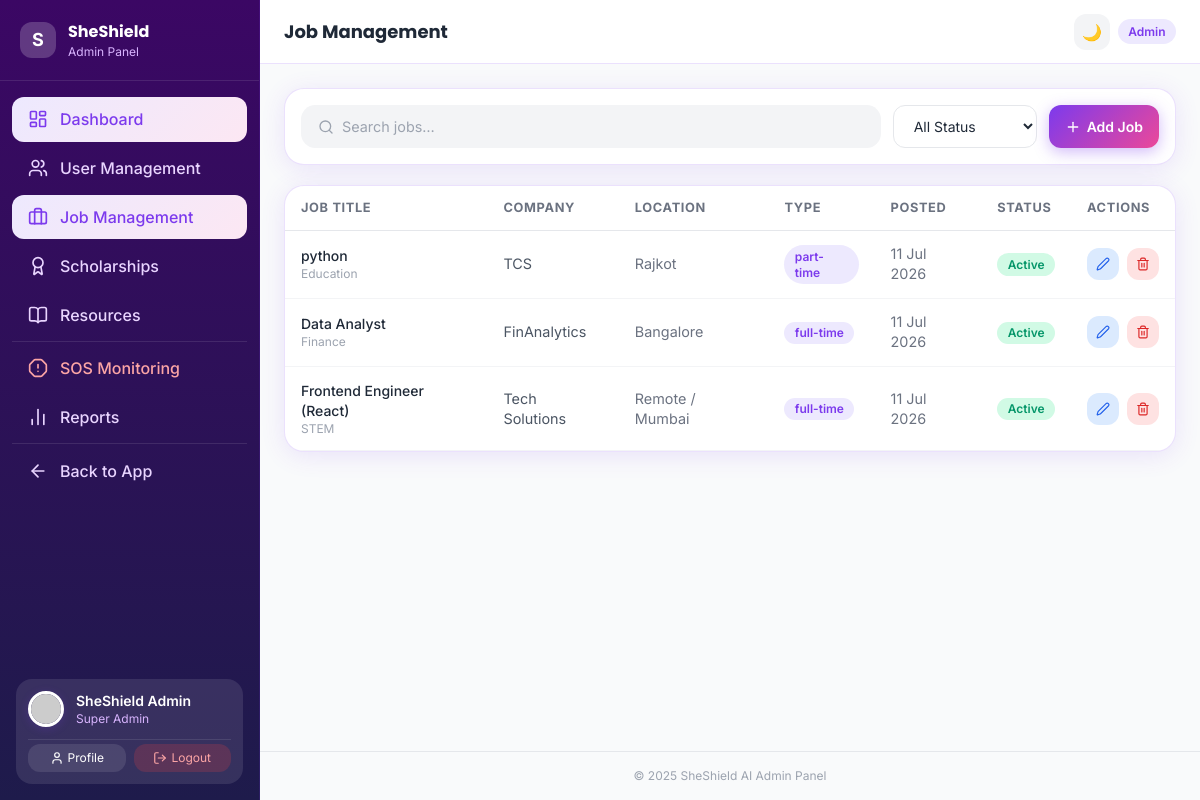
Screenshot of /adminpanel/jobs/ (signed in) with the database file from the repository.
### core/models.py (models this page shows, shortened)
class User(AbstractUser):
    ROLE_CHOICES = [
        ('user', 'User'),
        ('mentor', 'Mentor'),
        ('admin', 'Admin'),
    ]
    role = models.CharField(max_length=10, choices=ROLE_CHOICES, default='user')
    phone = models.CharField(max_length=15, blank=True)
    date_of_birth = models.DateField(null=True, blank=True)
    city = models.CharField(max_length=100, blank=True)
    bio = models.TextField(blank=True)
    profile_photo = models.ImageField(upload_to='profiles/', null=True, blank=True)
    resume = models.FileField(upload_to='resumes/', null=True, blank=True)
    safety_score = models.IntegerField(default=85)
    is_location_sharing = models.BooleanField(default=True)
    created_at = models.DateTimeField(auto_now_add=True)
    @property
    def dob(self):
        return self.date_of_birth

class Job(models.Model):
    JOB_TYPE_CHOICES = [
        ('full-time', 'Full-time'), ('part-time', 'Part-time'),
        ('remote', 'Remote'), ('contract', 'Contract'), ('internship', 'Internship'),
    ]
    title = models.CharField(max_length=200)
    company = models.CharField(max_length=200)
    location = models.CharField(max_length=200)
    salary = models.CharField(max_length=100, blank=True)
    description = models.TextField()
    category = models.CharField(max_length=100)
    type = models.CharField(max_length=20, choices=JOB_TYPE_CHOICES, default='full-time')
    experience = models.CharField(max_length=50, blank=True)
    is_women_friendly = models.BooleanField(default=True)
    is_active = models.BooleanField(default=True)
    company_logo = models.CharField(max_length=10, default='💼')
    deadline = models.DateField(null=True, blank=True)
    posted_at = models.DateTimeField(auto_now_add=True)
    applicants = models.IntegerField(default=0)

### adminpanel/views.py (the view, shortened to what this page needs)
# urls.py: path('adminpanel/jobs/', views.admin_jobs_view, name='admin_jobs'),
@login_required
@user_passes_test(is_admin)
def admin_jobs_view(request):
    jobs = Job.objects.all().order_by('-posted_at')
    return render(request, 'admin/admin_jobs.html', {'jobs': jobs})

### adminpanel/views.py (called while the page is built)
def is_admin(user):
    return user.is_authenticated and (user.is_staff or user.role == 'admin')

### core/context_processors.py (called while the page is built)
def notifications_processor(request):
    if request.user.is_authenticated:
        recent = request.user.notifications.all().order_by('-created_at')[:5]
        unread = request.user.notifications.filter(is_read=False).count()
        return {
            'recent_notifications': recent,
            'unread_notifications_count': unread,
        }
    return {
        'recent_notifications': [],
        'unread_notifications_count': 0,
    }

### templates/admin/admin_jobs.html (shortened to what this page needs)
{% extends 'layouts/admin_layout.html' %}
{% load static %}
{% block page_title %}Job Management{% endblock %}
{% block content %}
<div class="space-y-5">
  <div class="card p-4 flex flex-col sm:flex-row gap-3">
    <div class="search-bar flex-1"><i data-lucide="search" class="w-4 h-4 text-gray-400"></i><input id="jobSearch" type="search" placeholder="Search jobs…"/></div>
    <select class="form-input w-full sm:w-36 text-sm" id="jobStatusFilter">
      <option value="">All Status</option><option value="active">Active</option><option value="expired">Expired</option>
    </select>
    <button class="btn-primary text-sm py-2 px-4 flex items-center gap-1.5" data-modal-open="addJobModal">
      <i data-lucide="plus" class="w-4 h-4"></i> Add Job
    </button>
  </div>
  <div class="card overflow-hidden">
    <div class="overflow-x-auto">
      <table class="data-table">
        <thead><tr><th>Job Title</th><th>Company</th><th>Location</th><th>Type</th><th>Posted</th><th>Status</th><th>Actions</th></tr></thead>
        <tbody id="jobTableBody">
          {% for job in jobs %}
          <tr class="job-row" data-id="{{ job.id }}" data-status="{% if job.is_active %}active{% else %}expired{% endif %}">
            <td><p class="font-medium text-sm">{{ job.title }}</p><p class="text-xs text-gray-400">{{ job.category }}</p></td>
            <td class="text-sm text-gray-600 dark:text-gray-400">{{ job.company }}</td>
            <td class="text-sm text-gray-500">{{ job.location }}</td>
            <td><span class="badge badge-purple text-xs">{{ job.type }}</span></td>
            <td class="text-sm text-gray-500">{{ job.posted_at|date:'d M Y' }}</td>
            <td><span class="badge {% if job.is_active %}badge-green{% else %}badge-red{% endif %} text-xs">{% if job.is_active %}Active{% else %}Expired{% endif %}</span></td>
            <td><div class="flex gap-2">
              <button class="w-8 h-8 rounded-xl bg-blue-100 flex items-center justify-center text-blue-600 hover:bg-blue-200 transition" data-id="{{ job.id }}" data-action="edit" title="Edit Job"><i data-lucide="edit-2" class="w-3.5 h-3.5"></i></button>
              <button class="w-8 h-8 rounded-xl bg-red-100 flex items-center justify-center text-red-600 hover:bg-red-200 transition" data-id="{{ job.id }}" data-action="delete" title="Delete Job"><i data-lucide="trash-2" class="w-3.5 h-3.5"></i></button>
            </div></td>
          </tr>
          {% empty %}
          <tr><td colspan="7" class="text-center py-8 text-gray-400">No jobs found. Add your first job using the button above.</td></tr>
          {% endfor %}
        </tbody>
      </table>
    </div>
  </div>
</div>
{% endblock %}

### templates/layouts/admin_layout.html (shortened to what this page needs)
{% load static %}
<!DOCTYPE html>
{% load static %}
<html lang="en" class="">
<head>
  <script src="https://cdn.tailwindcss.com"></script>
  <link rel="stylesheet" href="{% static 'css/custom.css' %}"/>
</head>
<body class="bg-gray-50 dark:bg-[#0A0612] min-h-screen">
  <aside id="sidebar" class="sidebar flex flex-col" style="background:linear-gradient(180deg,#3B0764,#1E1B4B);">
    <div class="flex items-center gap-3 px-5 py-5 border-b border-white/10">
      <div class="w-9 h-9 rounded-xl bg-white/20 flex items-center justify-center"><span class="text-white font-bold text-lg">S</span></div>
      <div><p class="font-display font-bold text-white">SheShield</p><p class="text-xs text-purple-300">Admin Panel</p></div>
    </div>
    <nav class="flex-1 px-3 py-4 space-y-1 overflow-y-auto">
      <a href="{% url 'admin_dashboard' %}" class="sidebar-link text-purple-200 hover:text-white hover:bg-white/10" id="adminNav1">
        <i data-lucide="layout-dashboard" class="icon"></i><span>Dashboard</span>
      </a>
      <a href="{% url 'admin_users' %}" class="sidebar-link text-purple-200 hover:text-white hover:bg-white/10">
        <i data-lucide="users" class="icon"></i><span>User Management</span>
      </a>
      <a href="{% url 'admin_jobs' %}" class="sidebar-link text-purple-200 hover:text-white hover:bg-white/10">
        <i data-lucide="briefcase" class="icon"></i><span>Job Management</span>
      </a>
      <a href="{% url 'admin_scholarships' %}" class="sidebar-link text-purple-200 hover:text-white hover:bg-white/10">
        <i data-lucide="award" class="icon"></i><span>Scholarships</span>
      </a>
      <a href="{% url 'admin_resources' %}" class="sidebar-link text-purple-200 hover:text-white hover:bg-white/10">
        <i data-lucide="book-open" class="icon"></i><span>Resources</span>
      </a>
      <div class="section-divider" style="background:rgba(255,255,255,0.1)"></div>
      <a href="{% url 'admin_sos' %}" class="sidebar-link text-red-300 hover:text-white hover:bg-red-900/30">
        <i data-lucide="alert-octagon" class="icon"></i><span>SOS Monitoring</span>
      </a>
      <a href="{% url 'admin_reports' %}" class="sidebar-link text-purple-200 hover:text-white hover:bg-white/10">
        <i data-lucide="bar-chart-2" class="icon"></i><span>Reports</span>
      </a>
      <div class="section-divider" style="background:rgba(255,255,255,0.1)"></div>
      <a href="{% url 'dashboard' %}" class="sidebar-link text-purple-200 hover:text-white hover:bg-white/10">
        <i data-lucide="arrow-left" class="icon"></i><span>Back to App</span>
      </a>
    </nav>
    <div class="px-4 pb-4 mt-auto">
      <div class="p-3 bg-white/10 rounded-2xl space-y-3">
        <div class="flex items-center gap-3">
          <img src="{% if request.user.profile_photo %}{{ request.user.profile_photo.url }}{% else %}https://ui-avatars.com/api/?name={{ request.user.first_name|urlencode }}+{{ request.user.last_name|urlencode }}&background=EC4899&color=fff&size=36{% endif %}" class="avatar w-9 h-9"/>
          <div class="flex-1 min-w-0">
            <p class="text-white font-semibold text-sm truncate">{{ request.user.get_full_name|default:'Admin' }}</p>
            <p class="text-purple-300 text-xs truncate">Super Admin</p>
          </div>
        </div>
        <div class="flex gap-2 pt-1 border-t border-white/10">
          <a href="{% url 'profile' %}" class="flex-1 flex items-center justify-center gap-1 py-1.5 rounded-xl bg-white/10 text-white text-xs hover:bg-white/20 transition" title="Edit Profile">
            <i data-lucide="user" class="w-3.5 h-3.5"></i> Profile
          </a>
          <a href="{% url 'logout' %}" class="flex-1 flex items-center justify-center gap-1 py-1.5 rounded-xl bg-red-500/20 text-red-300 text-xs hover:bg-red-500/40 hover:text-white transition" title="Log Out">
            <i data-lucide="log-out" class="w-3.5 h-3.5"></i> Logout
          </a>
        </div>
      </div>
    </div>
  </aside>
  <div class="main-content lg:ml-[260px] flex flex-col min-h-screen">
    <nav class="navbar flex items-center justify-between px-4 lg:px-6">
      <div class="flex items-center gap-3">
        <h1 class="font-display font-bold text-lg">{% block page_title %}Admin Dashboard{% endblock %}</h1>
      </div>
      <div class="flex items-center gap-2">
        <button data-dark-toggle-btn class="w-9 h-9 rounded-xl bg-gray-100 dark:bg-white/5 flex items-center justify-center"><span data-dark-icon>🌙</span></button>
        <span class="badge badge-purple">Admin</span>
      </div>
    </nav>
    <main class="flex-1 p-4 lg:p-6 xl:p-8">{% block content %}{% endblock %}</main>
    <footer class="py-4 px-6 border-t border-gray-200 dark:border-purple-900/30 text-center text-xs text-gray-400">
      © 2025 SheShield AI Admin Panel
    </footer>
  </div>
</body>
</html>

### static/css/custom.css (style rules this page uses)
:root { --primary: #7C3AED; --primary-light: #A78BFA; --secondary: #EC4899; --secondary-light: #F9A8D4; --accent: #6366F1; --bg-light: #FAFAFA; --bg-dark: #0F0A1E; --card-dark: #1A1030; --text-dark: #1F2937; --text-muted: #6B7280; --gradient-primary: linear-gradient(135deg, #7C3AED 0%, #EC4899 100%); --gradient-soft: linear-gradient(135deg, #EDE9FE 0%, #FCE7F3 100%); --gradient-dark: linear-gradient(135deg, #1A1030 0%, #0F0A1E 100%); --shadow-soft: 0 4px 24px rgba(124, 58, 237, 0.12); --shadow-strong: 0 8px 40px rgba(124, 58, 237, 0.25); --border-light: rgba(124, 58, 237, 0.15); }
*, *::before, *::after { box-sizing: border-box; }
html { scroll-behavior: smooth; }
body { font-family: 'Inter', sans-serif; background: var(--bg-light); color: var(--text-dark); transition: background 0.3s ease, color 0.3s ease; }
h1, h2, h3, h4, h5, h6 { font-family: 'Poppins', sans-serif; }
.card { background: #fff; border-radius: 1.25rem; box-shadow: var(--shadow-soft); border: 1px solid var(--border-light); transition: transform 0.2s ease, box-shadow 0.2s ease; }
.btn-primary { background: var(--gradient-primary); color: #fff; border: none; border-radius: 0.75rem; padding: 0.65rem 1.5rem; font-weight: 600; cursor: pointer; transition: opacity 0.2s, transform 0.2s, box-shadow 0.2s; box-shadow: 0 4px 15px rgba(124,58,237,0.35); }
.sidebar { width: 260px; height: 100vh; background: #fff; border-right: 1px solid var(--border-light); transition: transform 0.3s ease, width 0.3s ease; position: fixed; top: 0; left: 0; z-index: 50; overflow-y: auto; }
.sidebar-link { display: flex; align-items: center; gap: 0.75rem; padding: 0.65rem 1rem; border-radius: 0.75rem; color: var(--text-muted); font-weight: 500; transition: all 0.2s; cursor: pointer; text-decoration: none; }
.sidebar-link:hover, .sidebar-link.active { background: var(--gradient-soft); color: var(--primary); }
.sidebar-link .icon { width: 20px; height: 20px; flex-shrink: 0; }
.navbar { height: 64px; background: rgba(255,255,255,0.9); backdrop-filter: blur(16px); border-bottom: 1px solid var(--border-light); position: sticky; top: 0; z-index: 40; transition: background 0.3s; }
.form-input { width: 100%; padding: 0.7rem 1rem; border: 1.5px solid #E5E7EB; border-radius: 0.75rem; font-size: 0.95rem; transition: border-color 0.2s, box-shadow 0.2s; background: #fff; color: var(--text-dark); }
.badge { display: inline-flex; align-items: center; padding: 0.2rem 0.65rem; border-radius: 99px; font-size: 0.75rem; font-weight: 600; }
.badge-purple { background: #EDE9FE; color: #7C3AED; }
.badge-green { background: #D1FAE5; color: #059669; }
.data-table { width: 100%; border-collapse: collapse; }
.data-table th { padding: 0.75rem 1rem; font-size: 0.8rem; font-weight: 700; text-transform: uppercase; letter-spacing: 0.05em; color: var(--text-muted); border-bottom: 1px solid #E5E7EB; text-align: left; }
.data-table td { padding: 0.85rem 1rem; border-bottom: 1px solid #F3F4F6; font-size: 0.9rem; }
.avatar { border-radius: 50%; object-fit: cover; border: 3px solid #fff; box-shadow: 0 2px 10px rgba(124,58,237,0.2); }
.section-divider { height: 1px; background: linear-gradient(90deg, transparent, var(--border-light), transparent); margin: 1.5rem 0; }
.search-bar { display: flex; align-items: center; gap: 0.5rem; background: #F3F4F6; border: 1.5px solid transparent; border-radius: 0.9rem; padding: 0.55rem 1rem; transition: all 0.2s; }
.search-bar input { background: transparent; border: none; outline: none; font-size: 0.9rem; flex: 1; color: inherit; }

### rows the page displays
User: user.get_full_name "SheShield Admin"
Job: title "python", category "Education", company "TCS", location "Rajkot", type "part-time", posted_at "11 Jul 2026", is_active "Active"
Job: title "Data Analyst", category "Finance", company "FinAnalytics", location "Bangalore", type "full-time", posted_at "11 Jul 2026", is_active "Active"
Job: title "Frontend Engineer (React)", category "STEM", company "Tech Solutions", location "Remote / Mumbai", type "full-time", posted_at "11 Jul 2026", is_active "Active"
